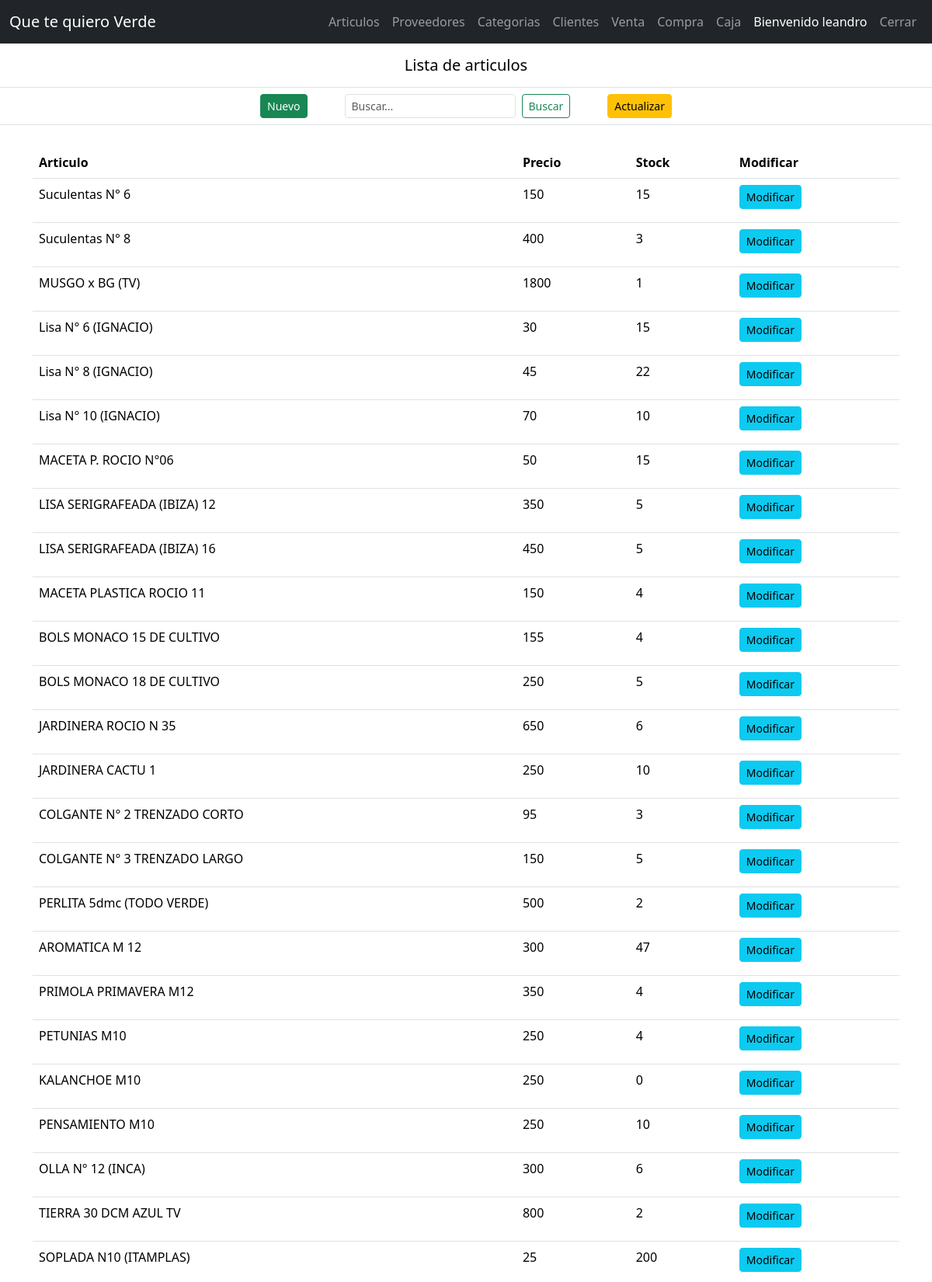
The page /articulos/lista (signed in, upper part) on the database its author committed.
### tienda/modelos/user.py (models this page shows, shortened)
class User(db.Model):
    id = db.Column(db.Integer, primary_key = True)
    username = db.Column(db.String(20), unique = True, nullable = False)
    password = db.Column(db.Text, nullable = False)
    apellido = db.Column(db.String(40))
    nombre = db.Column(db.String(40))
    cuit = db.Column(db.String(12))
    tcliente = db.Column(db.String(40))
    direccion = db.Column(db.String(60))
    telefono = db.Column(db.String(40))
    email = db.Column(db.String(40))
    fechanac = db.Column(db.String(40))

### tienda/modelos/articulo.py (models this page shows, shortened)
class Articulo(db.Model):
    id = db.Column(db.Integer, primary_key = True)
    codart = db.Column(db.String(10), nullable = False)
    articulo = db.Column(db.String(20), nullable = False)
    descripcion = db.Column(db.String(50))
    descripcion_larga = db.Column(db.String(750))
    tipo = db.Column(db.String(20), nullable = False)
    costo = db.Column(db.Integer, nullable = False)
    precio = db.Column(db.Integer, nullable = False)
    stock = db.Column(db.Integer, nullable = False)
    proveedor = db.Column(db.String(50), nullable = False)
    imgfile = db.Column(db.String(255))
    creado_por = db.Column(db.Integer, nullable = False)

### tienda/routers/articulos.py (the view)
@bp.route('/lista')
@login_required
@login_admin
def lista():
    q = request.args.get('q')
    if q:
        _articulos = articulo.Articulo.query.filter(
            articulo.Articulo.articulo.contains(q) |
            articulo.Articulo.codart.contains(q) |
            articulo.Articulo.proveedor.contains(q) |
            articulo.Articulo.tipo.contains(q))
    else:
        _articulos = articulo.Articulo.query.all()
    return render_template('articulo/lista.html', articulos = _articulos)

### tienda/routers/auth.py (called while the page is built)
@bp.before_app_request
def load_logged_in_user():
    user_id = session.get('user_id')
    if user_id is None:
        g.user = None
    else:
        g.user = user.User.query.get_or_404(user_id)

def login_required(view):
    @functools.wraps(view)
    def wrapped_view(**kwargs):
        if g.user is None:
            return redirect(url_for('auth.login'))
        return view(**kwargs)
    return wrapped_view

def login_admin(view):
    @functools.wraps(view)
    def wrapped_view(**kwargs):
        if g.user.tcliente != "Administrador":
            return redirect(url_for('ventas.principal'))
        return view(**kwargs)
    return wrapped_view

### tienda/templates/articulo/lista.html
{% extends 'base.html' %}
{% block content %}
<section class="container-fuid">
    <nav class="navbar">
        <table class="table table-responsive">
            <thead>
                <tr>
                    <th class="col">
                        <h5 class="text-center">{% block title %}Lista de articulos{% endblock %}</h5>
                    </th>
                </tr>
            </thead>
            <tbody>
                <tr>
                    <td class="d-flex justify-content-center">
                        <form class="d-flex" method="get">
                            <a href="{{url_for('articulos.crear')}}" class="btn btn-success btn-sm me-5">Nuevo</a>
                            <input class="form-control form-control-sm me-2" type="search" placeholder="Buscar..." aria-label="Search" name="q">
                            <button class="btn btn-outline-success btn-sm me-5" type="submit">Buscar</button>
                            <a href="{{url_for('articulos.actualizar')}}" class="btn btn-warning btn-sm">Actualizar</a>
                        </form>
                    </td>
                </tr>
            </tbody>
        </table>
    </nav>
    <div class="container mt-1">
        <table class="table table-hover table-responsive">
            <thead>
                <tr>
                    <th class="col">Articulo</th>
                    <th class="col">Precio</th>
                    <th class="col">Stock</th>
                    <th class="col" colspan="1">Modificar</th>
                </tr>
            </thead>
            <tbody>
                {% for articulo in articulos %}
                <tr>
                    <td>
                        <p>{{ articulo.articulo }}</p>
                    </td>
                    <td>
                        <p>{{ articulo.precio }}</p>
                    </td>
                    <td>
                        <p>{{ articulo.stock }}</p>
                    </td>
                    <td>
                        <a href="{{url_for('articulos.modificar', id = articulo.id)}}" class="btn btn-info btn-sm">Modificar</a>
                    </td>
                </tr>
                {% endfor %}
            </tbody>
        </table>
    </div>
</section>
{% endblock %}

### tienda/templates/_navbar.html (shortened to what this page needs)
<nav class="navbar navbar-expand-md navbar-dark bg-dark">
    <div class="container-fluid">
      <a class="navbar-brand" href="">Que te quiero Verde</a>
      <div class="collapse navbar-collapse justify-content-end" id="navbarNav">
        <ul class="navbar-nav">
          {% if g.user %}
            <li class="nav-item">
              <a class="nav-link" href="{{url_for('articulos.lista')}}">Articulos</a>
            </li>
            {% if g.user.tcliente == "Administrador" %}
              <li class="nav-item">
                <a class="nav-link" href="{{url_for('proveedores.lista')}}">Proveedores</a>
              </li>
              <li class="nav-item">
                <a class="nav-link" href="{{url_for('categorias.lista')}}">Categorias</a>
              </li>
              <li class="nav-item">
                <a class="nav-link" href="{{url_for('clientes.lista')}}">Clientes</a>
              </li>
              <li class="nav-item">
                <a class="nav-link" href="{{url_for('ventas.lista')}}">Venta</a>
              </li>
              <li class="nav-item">
                <a class="nav-link" href="{{url_for('compras.lista')}}">Compra</a>
              </li>
              <li class="nav-item">
                <a class="nav-link" href="{{url_for('cajas.lista')}}">Caja</a>
              </li>
            {% else %}
              <li class="nav-item">
                <a class="nav-link" href="">Carrito de Compras</a>
              </li>
            {% endif %}
            <li class="nav-item">
              <span class="nav-link active">Bienvenido {{ g.user.username }}</span>
            </li>
            <li class="nav-item">
              <a class="nav-link" href="{{url_for('auth.logout')}}">Cerrar</a>
            </li>
          {% endif %}
        </ul>
      </div>
    </div>
</nav>

### rows shown on the page
User: user.username "leandro"
Articulo: articulo "Suculentas N° 6", precio "150", stock "15"
Articulo: articulo "Suculentas N° 8", precio "400", stock "3"
Articulo: articulo "MUSGO x BG (TV)", precio "1800", stock "1"
Articulo: articulo "Lisa N° 6 (IGNACIO)", precio "30", stock "15"
Articulo: articulo "Lisa N° 8 (IGNACIO)", precio "45", stock "22"
Articulo: articulo "Lisa N° 10 (IGNACIO)", precio "70", stock "10"
Articulo: articulo "MACETA P. ROCIO N°06", precio "50", stock "15"
Articulo: articulo "LISA SERIGRAFEADA (IBIZA) 12", precio "350", stock "5"
Articulo: articulo "LISA SERIGRAFEADA (IBIZA) 16", precio "450", stock "5"
Articulo: articulo "MACETA PLASTICA ROCIO 11", precio "150", stock "4"
Articulo: articulo "BOLS MONACO 15 DE CULTIVO", precio "155", stock "4"
Articulo: articulo "BOLS MONACO 18 DE CULTIVO", precio "250", stock "5"
Articulo: articulo "JARDINERA ROCIO N 35", precio "650", stock "6"
Articulo: articulo "JARDINERA CACTU 1", precio "250", stock "10"
Articulo: articulo "COLGANTE N° 2 TRENZADO CORTO", precio "95", stock "3"
Articulo: articulo "COLGANTE N° 3 TRENZADO LARGO", precio "150", stock "5"
Articulo: articulo "PERLITA 5dmc (TODO VERDE)", precio "500", stock "2"
Articulo: articulo "AROMATICA M 12", precio "300", stock "47"
Articulo: articulo "PRIMOLA PRIMAVERA M12", precio "350", stock "4"
Articulo: articulo "PETUNIAS M10", precio "250", stock "4"
Articulo: articulo "KALANCHOE M10", precio "250", stock "0"
Articulo: articulo "PENSAMIENTO M10", precio "250", stock "10"
Articulo: articulo "OLLA N° 12 (INCA)", precio "300", stock "6"
Articulo: articulo "TIERRA 30 DCM AZUL TV", precio "800", stock "2"
Articulo: articulo "SOPLADA N10 (ITAMPLAS)", precio "25", stock "200"
